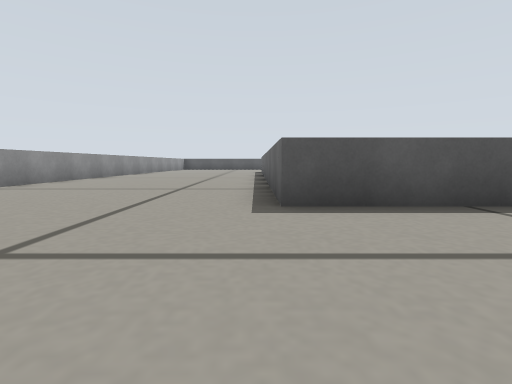
[1] (above)

20 first-person views from a walk through a world built for the Gazebo simulator. The camera is 0.13 m above the floor, tilts 6° down and sees 85° across. The floor is counted in squares, 0.25 m on a side. Each view is taken from the middle of a square. On the plan, view 1 faces up. The plan holds only what a view shows up to about 9 squares ahead; the rest is blank.

[2]
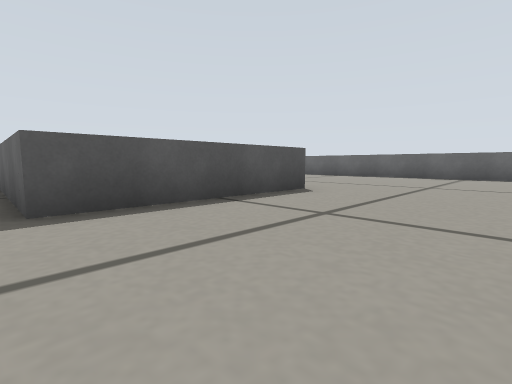

[3]
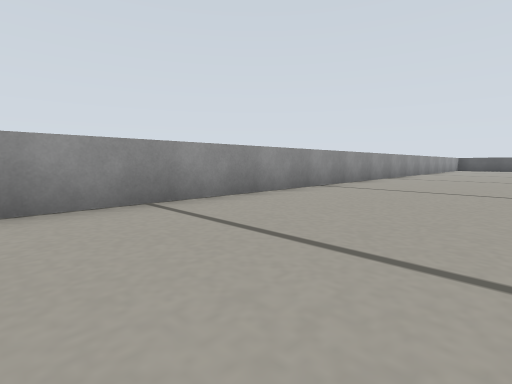

[4]
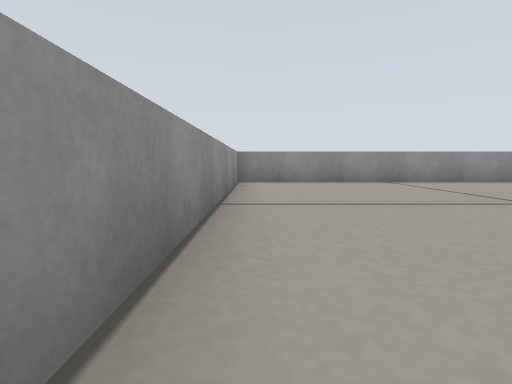

[5]
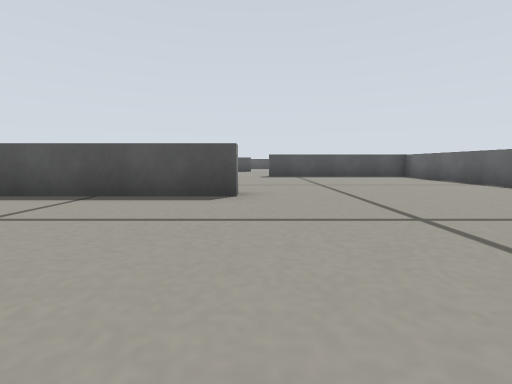

[6]
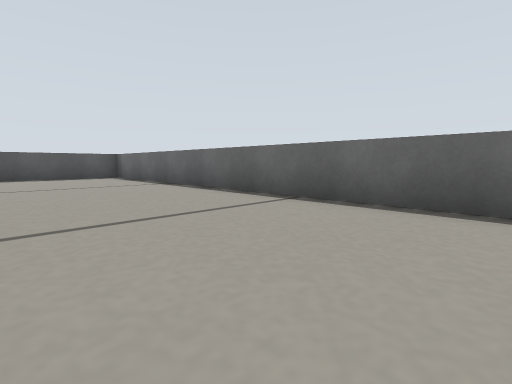

[7]
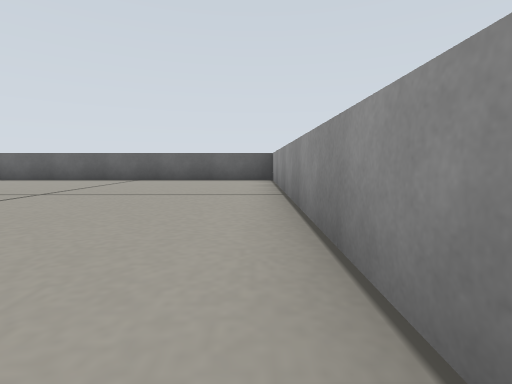

[8]
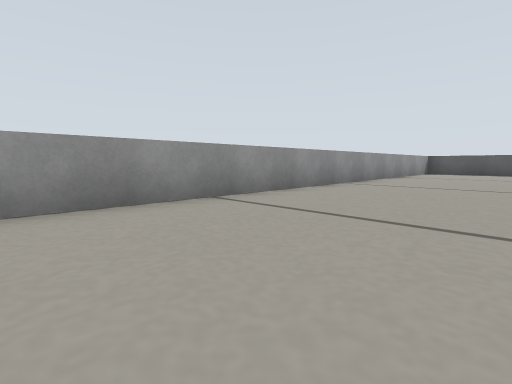

[9]
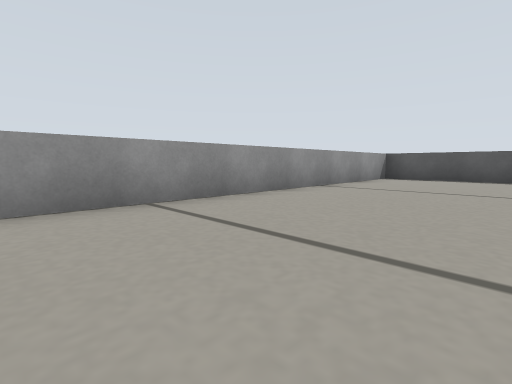

[10]
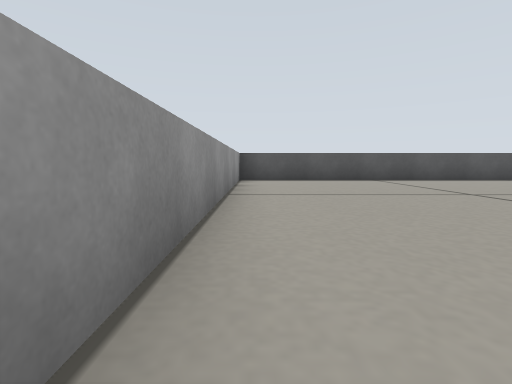

[11]
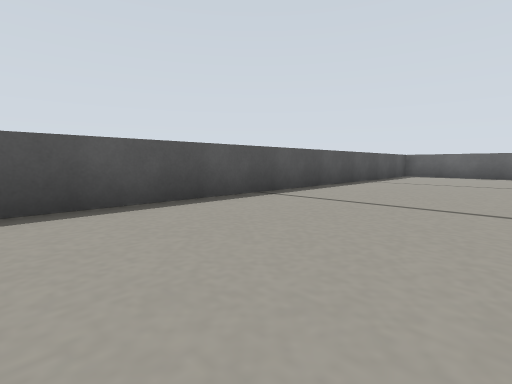

[12]
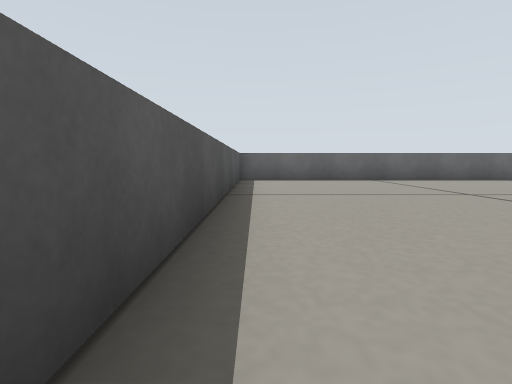

[13]
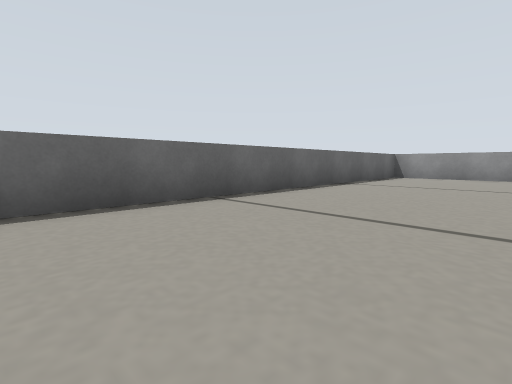

[14]
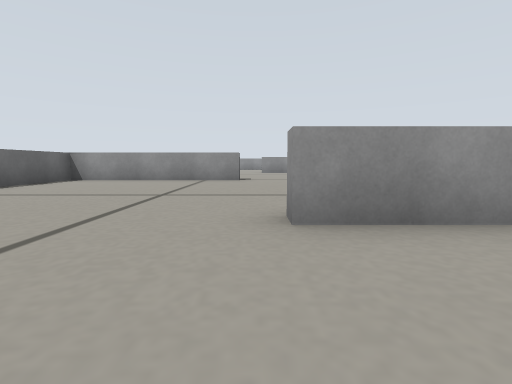

[15]
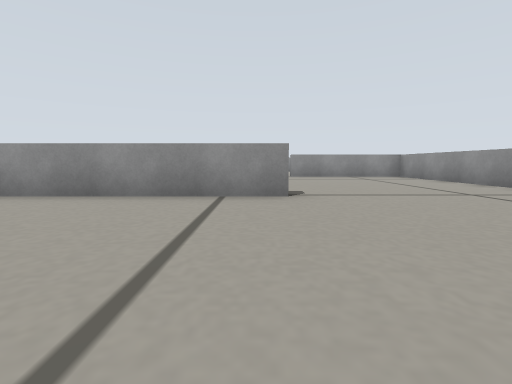

[16]
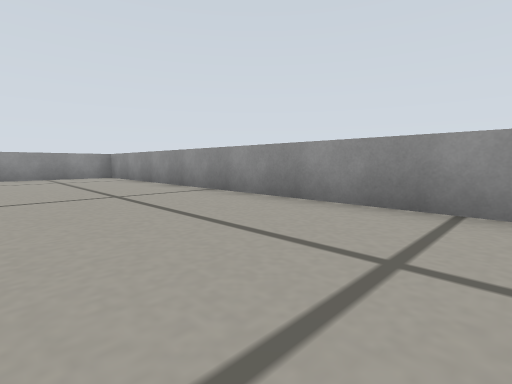

[17]
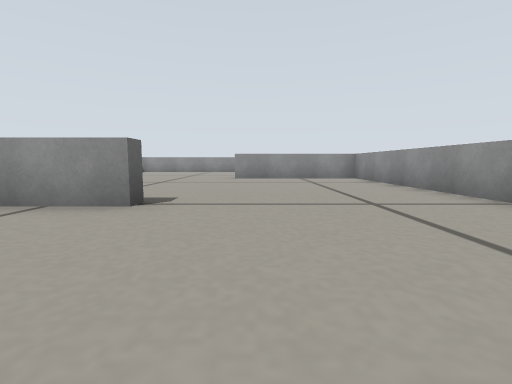

[18]
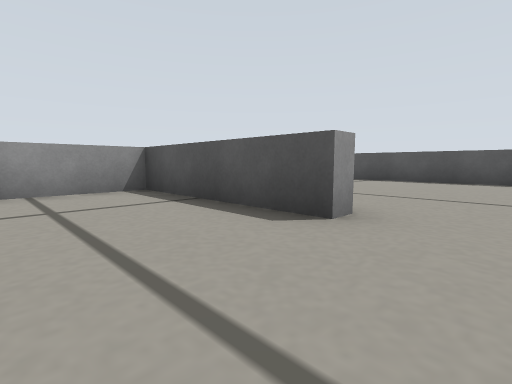

[19]
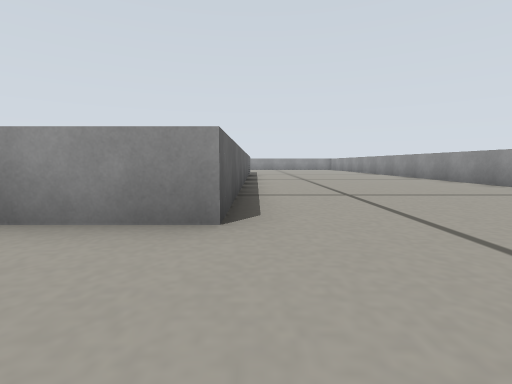

[20]
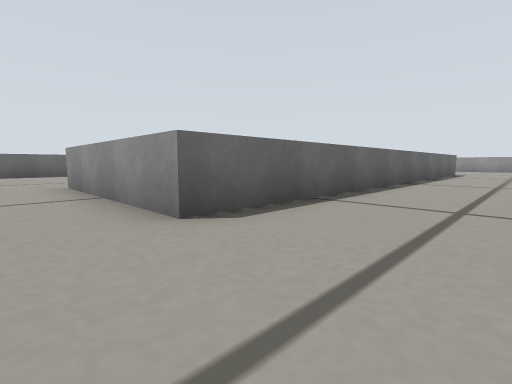

### Floor plan
Points are (right, up) in squares from view 1. A wall is a line through its corners. A room is listed if a view was taken in it or the views show most of it. See-through windows are left out.
Room 1 (views 1, 2, 3, 4, 5, 6, 7, 8, 9, 10, 11, 12, 13, 14, 15, 16, 17, 18, 19, 20)
walls: (5.5, 9.2) (5.5, 9.7) (10.5, 9.7) (10.5, 21.5) (-5.5, 21.5) (-5.5, -2.5) (10.5, -2.5) (10.5, 8.4); (1.4, 3.7) (3.6, 3.7); (4.8, 3.3) (0.3, 3.3) (0.3, 15.7) (4.7, 15.7) (4.7, 15.3) (0.7, 15.3) (0.7, 3.9); (9.6, 9.3) (7.4, 9.3)

Where each view was taken, in squares from view 1:
view 1: 0 up, 0 right, facing up
view 2: 0 up, 0 right, facing up-right
view 3: 0 up, 2 left, facing up-left
view 4: 2 down, 2 right, facing left
view 5: 1 down, 5 right, facing up
view 6: 1 down, 7 right, facing up-right
view 7: 2 down, 2 right, facing right
view 8: 7 up, 2 left, facing up-left
view 9: 12 up, 2 left, facing up-left
view 10: 13 up, 5 left, facing up
view 11: 18 up, 1 left, facing up-right
view 12: 21 up, 2 right, facing right
view 13: 20 up, 7 right, facing down-right
view 14: 18 up, 5 right, facing down
view 15: 14 up, 6 right, facing down
view 16: 14 up, 4 right, facing down-left
view 17: 13 up, 4 right, facing down
view 18: 13 up, 6 right, facing up-left
view 19: 18 up, 0 right, facing down
view 20: 17 up, 2 left, facing down-right
